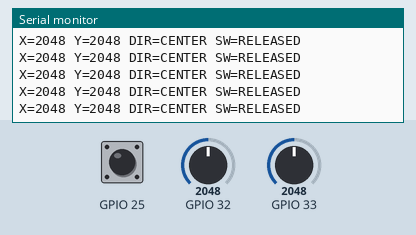
Bench run of a program on a simulated ESP32. Shown: the last lines printed to the serial monitor. Inputs (shaded band) come from the test bench; at power-on: GPIO 32 = 2048, GPIO 25 HIGH, GPIO 33 = 2048 (analog values on the 0–4095 scale).

Above: at 1.4 s.
1.5 s: GPIO 32 set to 2674
At 1.69 s:
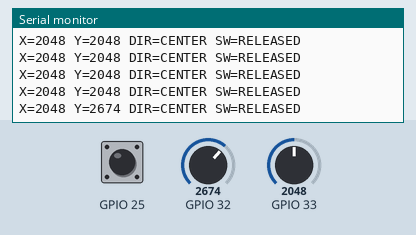
3.0 s: GPIO 32 set to 2736
At 3.13 s:
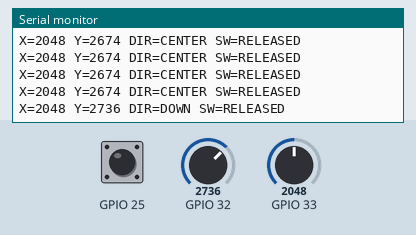

The program:

main.cpp
```cpp
#include <Arduino.h>

#include "remote_hardware_config.h"

namespace {

using namespace aura_remote::hardware;

enum class Direction : uint8_t {
  None = 0,
  Up,
  Down,
  Left,
  Right,
};

bool switchPressed = false;
bool longPressFired = false;
unsigned long switchChangedAt = 0;
unsigned long switchPressedAt = 0;
unsigned long lastPrintAt = 0;

Direction detectDirection(int16_t rawX, int16_t rawY) {
  const bool xLow = rawX < kJoystickLowThreshold;
  const bool xHigh = rawX > kJoystickHighThreshold;
  const bool yLow = rawY < kJoystickLowThreshold;
  const bool yHigh = rawY > kJoystickHighThreshold;

  if (kJoystickUpIsLow) {
    if (yLow) return Direction::Up;
    if (yHigh) return Direction::Down;
  } else {
    if (yHigh) return Direction::Up;
    if (yLow) return Direction::Down;
  }

  if (kJoystickLeftIsLow) {
    if (xLow) return Direction::Left;
    if (xHigh) return Direction::Right;
  } else {
    if (xHigh) return Direction::Left;
    if (xLow) return Direction::Right;
  }

  return Direction::None;
}

const __FlashStringHelper* directionLabel(Direction direction) {
  switch (direction) {
    case Direction::Up: return F("UP");
    case Direction::Down: return F("DOWN");
    case Direction::Left: return F("LEFT");
    case Direction::Right: return F("RIGHT");
    case Direction::None: return F("CENTER");
  }
  return F("CENTER");
}

bool rawSwitchPressed() {
  const int raw = digitalRead(kPinJoystickSwitch);
  return kJoystickSwitchActiveLow ? (raw == LOW) : (raw == HIGH);
}

void printSwitchEvent(const __FlashStringHelper* label) {
  Serial.print(F("Switch event: "));
  Serial.println(label);
}

}  // namespace

void setup() {
  Serial.begin(115200);
  delay(250);

  pinMode(kPinJoystickSwitch, kJoystickSwitchActiveLow ? INPUT_PULLUP : INPUT);
  analogReadResolution(12);
  analogSetPinAttenuation(kPinJoystickX, ADC_11db);
  analogSetPinAttenuation(kPinJoystickY, ADC_11db);

  switchPressed = rawSwitchPressed();
  switchChangedAt = millis();
  switchPressedAt = switchChangedAt;

  Serial.println();
  Serial.println(F("AURA Remote joystick smoke test"));
  Serial.print(F("X/Y/SW pins: "));
  Serial.print(kPinJoystickX);
  Serial.print(F(" / "));
  Serial.print(kPinJoystickY);
  Serial.print(F(" / "));
  Serial.println(kPinJoystickSwitch);
}

void loop() {
  const unsigned long now = millis();
  const int16_t rawX = static_cast<int16_t>(analogRead(kPinJoystickX));
  const int16_t rawY = static_cast<int16_t>(analogRead(kPinJoystickY));
  const Direction direction = detectDirection(rawX, rawY);

  const bool currentPressed = rawSwitchPressed();
  if (currentPressed != switchPressed) {
    if ((now - switchChangedAt) >= kJoystickDebounceMs) {
      switchPressed = currentPressed;
      switchChangedAt = now;
      if (switchPressed) {
        switchPressedAt = now;
        longPressFired = false;
        printSwitchEvent(F("PRESS"));
      } else if (!longPressFired) {
        printSwitchEvent(F("SHORT"));
      }
    }
  }

  if (switchPressed && !longPressFired && ((now - switchPressedAt) >= kJoystickLongPressMs)) {
    longPressFired = true;
    printSwitchEvent(F("LONG"));
  }

  if ((now - lastPrintAt) >= 120) {
    lastPrintAt = now;
    Serial.print(F("X="));
    Serial.print(rawX);
    Serial.print(F(" Y="));
    Serial.print(rawY);
    Serial.print(F(" DIR="));
    Serial.print(directionLabel(direction));
    Serial.print(F(" SW="));
    Serial.println(currentPressed ? F("PRESSED") : F("RELEASED"));
  }
}
```

Measured:
- the behaviour switches between 2700 and 2701 on GPIO 32 (found by bisection; images 1 and 2)
- after the input at 1.5 s, the serial monitor: prints a new line after 0.07 s (image 1)
- after the input at 3.0 s, the serial monitor: prints a new line at once (image 2)
